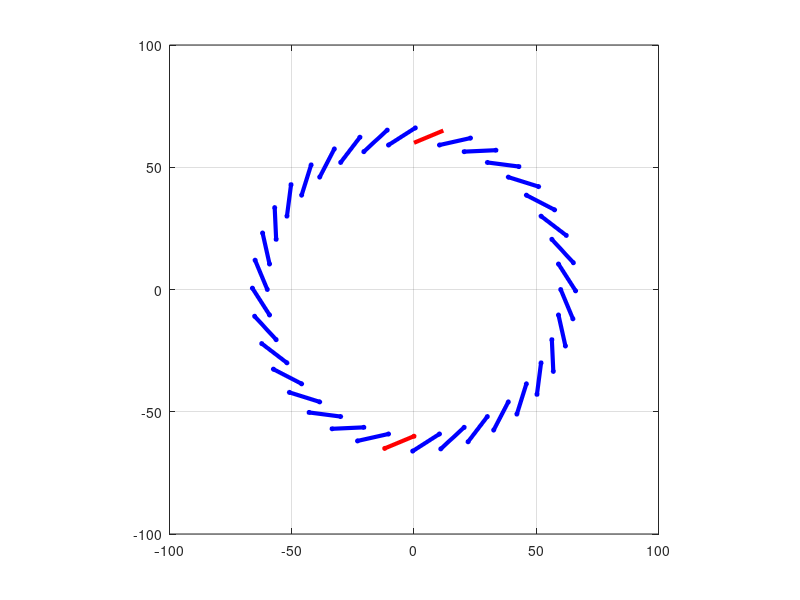

Write MATLAB code to recreate this figure. (Note: this script raises an error after producing the figure.)
% Definition of the points A and B
A = [12,65];
B = [0,60];
x = [A(1) B(1)];
y = [A(2) B(2)];
fitvars = polyfit(x, y, 1);
%% Let's start rotate the line
% Plot of the original line
plot(x,y,'Color','Red','LineWidth',3)
grid on
hold on
% for each rotation angle from 10 to 350
for a = 10:10:350
    daspect([1 1 1]);
  % Definition of the rotation matrix
  mx=[  cosd(a) -sind(a)
        sind(a) cosd(a) ];
  % Traslation and rotation of the points A and B
  x1_y1 = mx * [x;y];
  x1 = x1_y1(1,:);
  y1 = x1_y1(2,:);
  % Check for parallel line
  colorrr = 'b';
  fitvars2 = polyfit(x1, y1, 1);
  if fitvars(1) == fitvars2(1)
      colorrr = 'r';
  end
  % Plot of the rotated line
  ph = plot(x1,y1,'Color',colorrr,'LineWidth',3);
  % Here we lock our plot dimension ratio by 1:1:1 (Cuboid shape)
  
  plot(x1,y1,'o','MarkerEdgeColor', colorrr, ...
     'MarkerSize', 3, 'MarkerFaceColor',colorrr);
  pause(.005)
end
legend('Original', 'Rotated', -1)